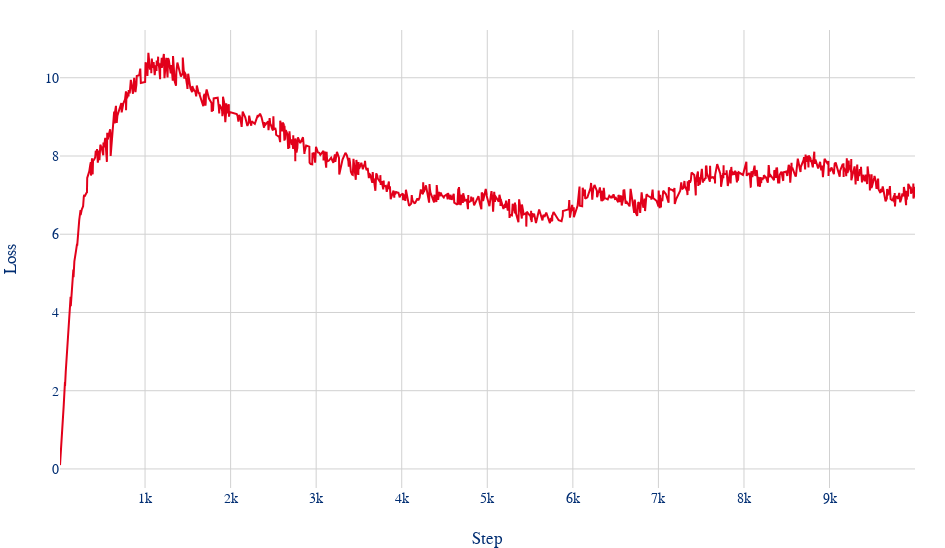

Notebook cell for this chart:
### Code cell
rdc_loss_fig = go.Figure(
    layout=go.Layout(
        xaxis=dict(title="Step"),
        yaxis=dict(title="Loss"),
        template="esslingen_cd",
        height=548,
        width=945,
        margin=dict(l=60, r=30, t=30, b=60),
    )
)
rdc_loss_fig.add_trace(go.Scatter(
    x=rdc_loss_data['Step'],
    y=rdc_loss_data['Value'],
    mode='lines',
    name='Loss',
    line=dict(color=HE_RED, width=2),
    marker=dict(size=5)
))
rdc_loss_fig.show()

### Figure 1 — Plotly figure (JSON) as saved in the notebook; plotly's stock layout.template omitted (floating-point values rounded to 4 significant figures; data arrays with more than 128 entries replaced by an {"elided": "..."} marker saying what was removed)
{"data": [{"line": {"color": "#E2001A", "width": 2}, "marker": {"size": 5}, "mode": "lines", "name": "Loss", "type": "scatter", "x": {"elided": "1000 int values"}, "y": {"elided": "1000 float values"}}], "layout": {"height": 548, "margin": {"b": 60, "l": 60, "r": 30, "t": 30}, "width": 945, "xaxis": {"title": {"text": "Step"}}, "yaxis": {"title": {"text": "Loss"}}}}
